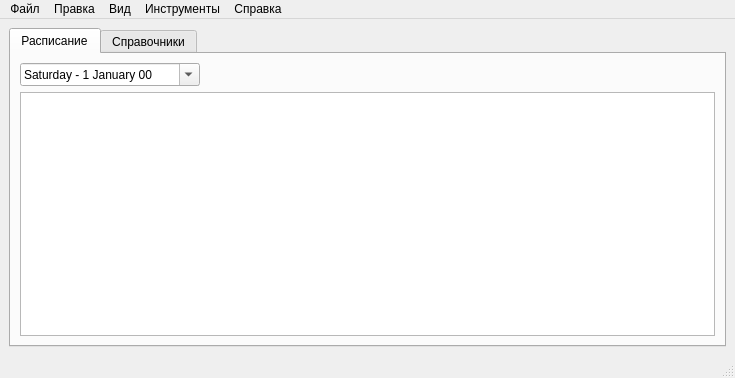
<?xml version="1.0" encoding="UTF-8"?>
<ui version="4.0">
 <class>MainWindow</class>
 <widget class="QMainWindow" name="MainWindow">
  <property name="geometry">
   <rect>
    <x>0</x>
    <y>0</y>
    <width>735</width>
    <height>378</height>
   </rect>
  </property>
  <property name="windowTitle">
   <string>Timetable management information system</string>
  </property>
  <widget class="QWidget" name="centralwidget">
   <layout class="QGridLayout" name="gridLayout">
    <item row="0" column="0">
     <widget class="QTabWidget" name="tabWidget">
      <property name="currentIndex">
       <number>0</number>
      </property>
      <widget class="QWidget" name="timetableTab">
       <attribute name="title">
        <string>Расписание</string>
       </attribute>
       <layout class="QGridLayout" name="gridLayout_2">
        <item row="0" column="0">
         <layout class="QGridLayout" name="gridLayout_13">
          <item row="1" column="0">
           <widget class="QTableView" name="studiesTableView">
            <property name="sortingEnabled">
             <bool>true</bool>
            </property>
            <attribute name="verticalHeaderShowSortIndicator" stdset="0">
             <bool>true</bool>
            </attribute>
           </widget>
          </item>
          <item row="0" column="0">
           <layout class="QHBoxLayout" name="horizontalLayout">
            <item>
             <widget class="QDateEdit" name="dateDateEdit">
              <property name="wrapping">
               <bool>false</bool>
              </property>
              <property name="readOnly">
               <bool>false</bool>
              </property>
              <property name="displayFormat">
               <string>dddd - d MMMM yy</string>
              </property>
              <property name="calendarPopup">
               <bool>true</bool>
              </property>
             </widget>
            </item>
            <item>
             <spacer name="horizontalSpacer">
              <property name="orientation">
               <enum>Qt::Horizontal</enum>
              </property>
              <property name="sizeHint" stdset="0">
               <size>
                <width>40</width>
                <height>20</height>
               </size>
              </property>
             </spacer>
            </item>
           </layout>
          </item>
         </layout>
        </item>
       </layout>
      </widget>
      <widget class="QWidget" name="referencesTab">
       <attribute name="title">
        <string>Справочники</string>
       </attribute>
       <layout class="QGridLayout" name="gridLayout_3">
        <item row="0" column="0">
         <widget class="QTabWidget" name="tabWidget_2">
          <property name="currentIndex">
           <number>0</number>
          </property>
          <widget class="QWidget" name="cabinetsTab">
           <attribute name="title">
            <string>Кабинеты</string>
           </attribute>
           <layout class="QGridLayout" name="gridLayout_4">
            <item row="0" column="0">
             <widget class="QTableView" name="cabinetsTableView"/>
            </item>
           </layout>
          </widget>
          <widget class="QWidget" name="coursesTab">
           <attribute name="title">
            <string>Курсы</string>
           </attribute>
           <layout class="QGridLayout" name="gridLayout_5">
            <item row="0" column="0">
             <widget class="QTableView" name="coursesTableView"/>
            </item>
           </layout>
          </widget>
          <widget class="QWidget" name="groupsTab">
           <attribute name="title">
            <string>Группы</string>
           </attribute>
           <layout class="QGridLayout" name="gridLayout_6">
            <item row="0" column="0">
             <widget class="QTableView" name="groupsTableView"/>
            </item>
           </layout>
          </widget>
          <widget class="QWidget" name="lecturersTab">
           <attribute name="title">
            <string>Преподаватели</string>
           </attribute>
           <layout class="QGridLayout" name="gridLayout_7">
            <item row="0" column="0">
             <widget class="QTableView" name="lecturersTableView"/>
            </item>
           </layout>
          </widget>
          <widget class="QWidget" name="semestersTab">
           <attribute name="title">
            <string>Семестры</string>
           </attribute>
           <layout class="QGridLayout" name="gridLayout_8">
            <item row="0" column="0">
             <widget class="QTableView" name="semestersTableView"/>
            </item>
           </layout>
          </widget>
          <widget class="QWidget" name="specialitiesTab">
           <attribute name="title">
            <string>Специальности</string>
           </attribute>
           <layout class="QGridLayout" name="gridLayout_9">
            <item row="0" column="0">
             <widget class="QTableView" name="specialitiesTableView"/>
            </item>
           </layout>
          </widget>
          <widget class="QWidget" name="specialitySubjects">
           <attribute name="title">
            <string>Предметы специальностей</string>
           </attribute>
           <layout class="QGridLayout" name="gridLayout_10">
            <item row="0" column="0">
             <widget class="QTableView" name="specialitySubjectsTableView"/>
            </item>
           </layout>
          </widget>
          <widget class="QWidget" name="subgroupsTab">
           <attribute name="title">
            <string>Подгруппы</string>
           </attribute>
           <layout class="QGridLayout" name="gridLayout_11">
            <item row="0" column="0">
             <widget class="QTableView" name="subgroupsTableView"/>
            </item>
           </layout>
          </widget>
          <widget class="QWidget" name="subjectsTab">
           <attribute name="title">
            <string>Предметы</string>
           </attribute>
           <layout class="QGridLayout" name="gridLayout_12">
            <item row="0" column="0">
             <widget class="QTableView" name="subjectsTableView"/>
            </item>
           </layout>
          </widget>
         </widget>
        </item>
       </layout>
      </widget>
     </widget>
    </item>
   </layout>
  </widget>
  <widget class="QMenuBar" name="menubar">
   <property name="geometry">
    <rect>
     <x>0</x>
     <y>0</y>
     <width>735</width>
     <height>20</height>
    </rect>
   </property>
   <widget class="QMenu" name="fileMenu">
    <property name="title">
     <string>Файл</string>
    </property>
    <widget class="QMenu" name="recentMenu">
     <property name="title">
      <string>Недавние</string>
     </property>
     <addaction name="separator"/>
    </widget>
    <widget class="QMenu" name="exportMenu">
     <property name="title">
      <string>Экспорт</string>
     </property>
     <addaction name="exportGeneralAction"/>
     <addaction name="exportForLecturersAction"/>
     <addaction name="exportForGroupsAction"/>
    </widget>
    <addaction name="newAction"/>
    <addaction name="openAction"/>
    <addaction name="recentMenu"/>
    <addaction name="separator"/>
    <addaction name="saveAction"/>
    <addaction name="saveAsAction"/>
    <addaction name="separator"/>
    <addaction name="importAction"/>
    <addaction name="exportMenu"/>
    <addaction name="separator"/>
    <addaction name="closeAction"/>
    <addaction name="separator"/>
    <addaction name="quitAction"/>
   </widget>
   <widget class="QMenu" name="viewMenu">
    <property name="title">
     <string>Вид</string>
    </property>
   </widget>
   <widget class="QMenu" name="helpMenu">
    <property name="title">
     <string>Справка</string>
    </property>
   </widget>
   <widget class="QMenu" name="editMenu">
    <property name="title">
     <string>Правка</string>
    </property>
    <addaction name="undoAction"/>
    <addaction name="redoAction"/>
    <addaction name="separator"/>
    <addaction name="cutAction"/>
    <addaction name="copyAction"/>
    <addaction name="insertAction"/>
    <addaction name="deleteAction"/>
    <addaction name="selectAllAction"/>
    <addaction name="separator"/>
   </widget>
   <widget class="QMenu" name="toolsMenu">
    <property name="title">
     <string>Инструменты</string>
    </property>
    <addaction name="settingsAction"/>
    <addaction name="verifyAction"/>
   </widget>
   <addaction name="fileMenu"/>
   <addaction name="editMenu"/>
   <addaction name="viewMenu"/>
   <addaction name="toolsMenu"/>
   <addaction name="helpMenu"/>
  </widget>
  <widget class="QStatusBar" name="statusbar"/>
  <action name="importAction">
   <property name="text">
    <string>Импорт</string>
   </property>
  </action>
  <action name="quitAction">
   <property name="text">
    <string>Выйти</string>
   </property>
  </action>
  <action name="openAction">
   <property name="text">
    <string>Открыть</string>
   </property>
  </action>
  <action name="saveAction">
   <property name="text">
    <string>Сохранить</string>
   </property>
  </action>
  <action name="saveAsAction">
   <property name="text">
    <string>Сохранить как</string>
   </property>
  </action>
  <action name="closeAction">
   <property name="text">
    <string>Закрыть</string>
   </property>
  </action>
  <action name="undoAction">
   <property name="text">
    <string>Отменить</string>
   </property>
  </action>
  <action name="redoAction">
   <property name="text">
    <string>Повторить</string>
   </property>
  </action>
  <action name="cutAction">
   <property name="text">
    <string>Вырезать</string>
   </property>
  </action>
  <action name="copyAction">
   <property name="text">
    <string>Копировать</string>
   </property>
  </action>
  <action name="insertAction">
   <property name="text">
    <string>Вставить</string>
   </property>
  </action>
  <action name="deleteAction">
   <property name="text">
    <string>Удалить</string>
   </property>
  </action>
  <action name="selectAllAction">
   <property name="text">
    <string>Выделить всё</string>
   </property>
  </action>
  <action name="settingsAction">
   <property name="text">
    <string>Настройки</string>
   </property>
  </action>
  <action name="exportGeneralAction">
   <property name="text">
    <string>Общее</string>
   </property>
  </action>
  <action name="exportForLecturersAction">
   <property name="text">
    <string>Для преподавателей</string>
   </property>
  </action>
  <action name="exportForGroupsAction">
   <property name="text">
    <string>Для групп</string>
   </property>
  </action>
  <action name="newAction">
   <property name="text">
    <string>Новое</string>
   </property>
  </action>
  <action name="verifyAction">
   <property name="text">
    <string>Проверить</string>
   </property>
  </action>
 </widget>
 <resources/>
 <connections/>
</ui>
